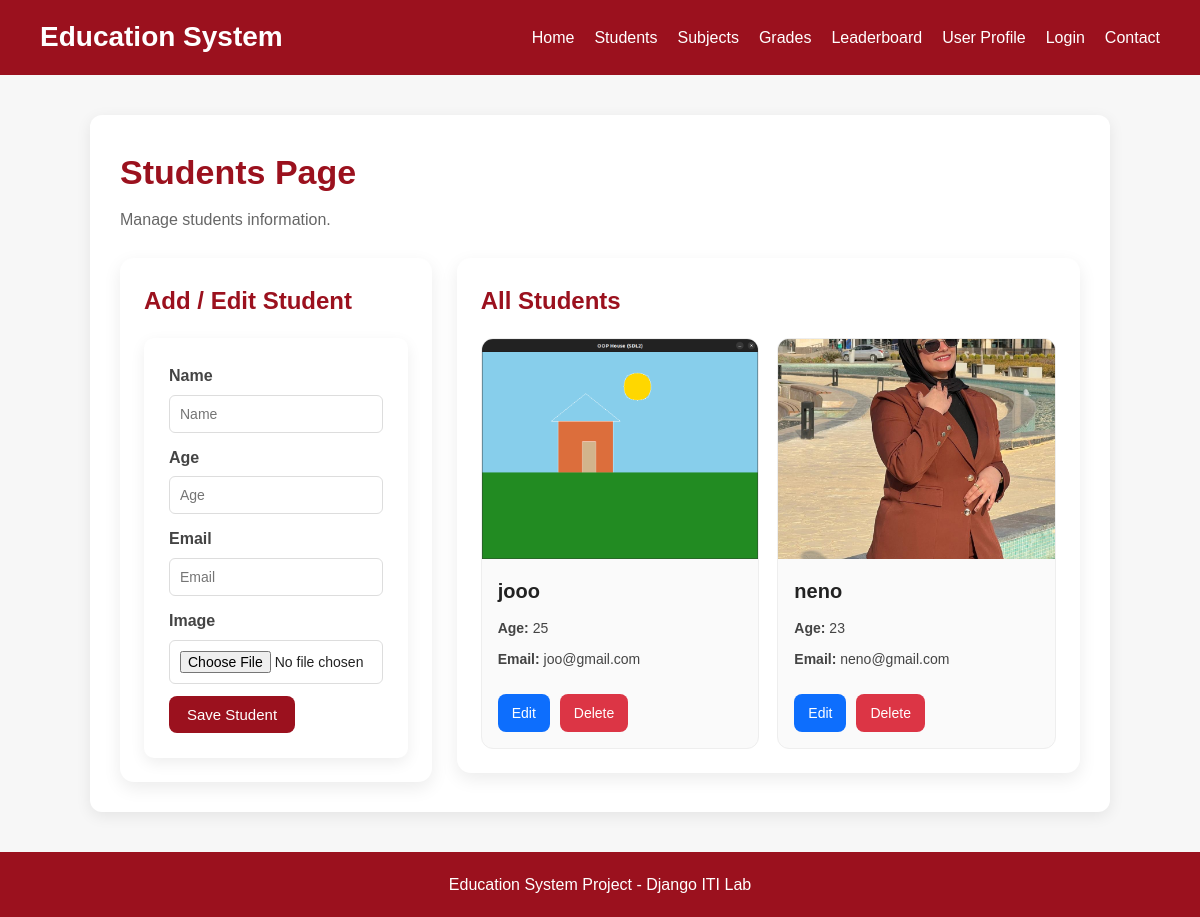
/students/, run on an earlier commit of the app's database.
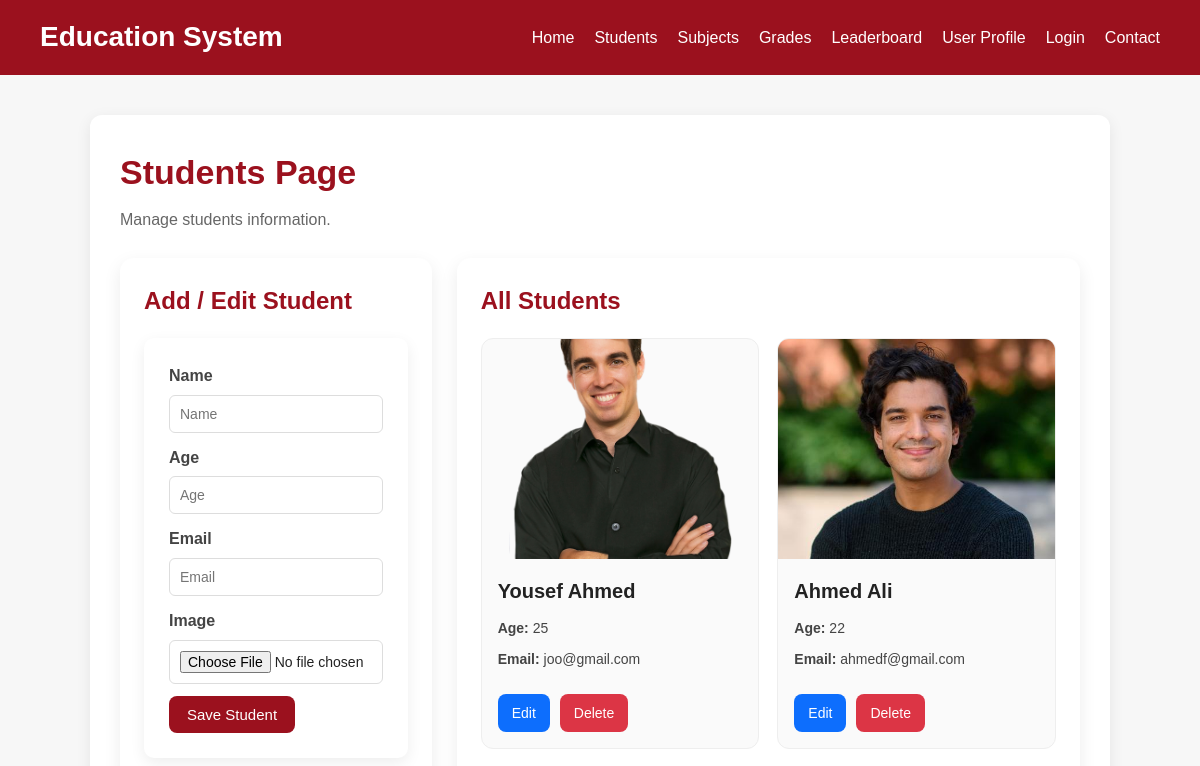
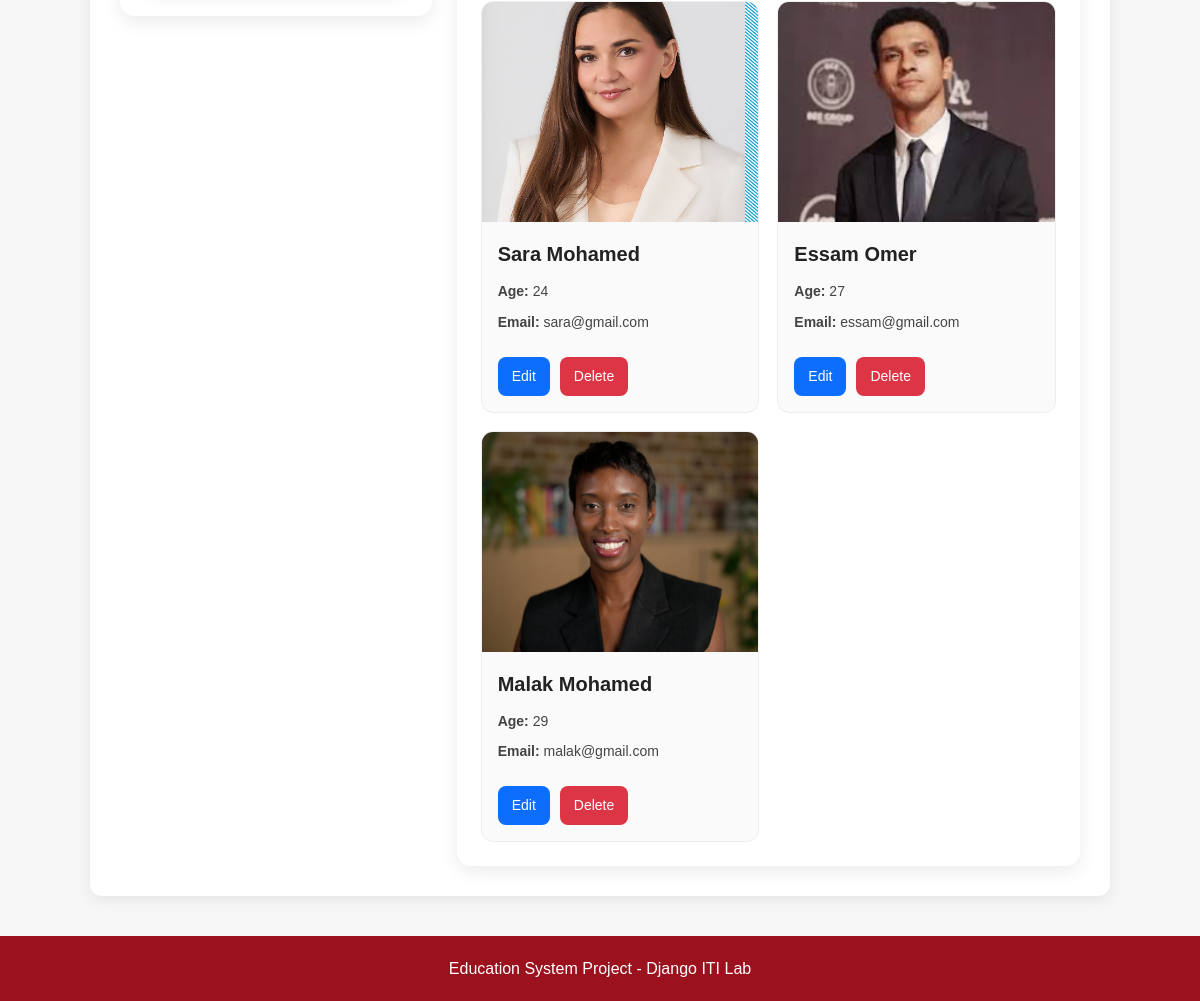
And on a later commit of the database (2 pictures, top to bottom).
### core/models.py (models this page shows, shortened)
class Student(models.Model):
    name = models.CharField(max_length=100)
    age = models.PositiveBigIntegerField(validators=[MinValueValidator(1), MaxValueValidator(120)])
    email = models.EmailField()
    image = models.ImageField(upload_to='students/')
    slug = models.SlugField( unique=True, blank=True, null=True)

### core/views.py (the view)
# urls.py: path('students/', views.students_page, name='students'),
def students_page(request):
    if request.method == 'POST':
        form = StudentForm(request.POST, request.FILES)
        if form.is_valid():
            form.save()
            return redirect('students')
    else:
        form = StudentForm()
    students = Student.objects.all()
    return render(request, 'student.html', {'form': form, 'students': students})

### core/forms.py
class StudentForm(forms.ModelForm):
    class Meta:
        model = Student
        fields = ['name', 'age', 'email', 'image']

### core/templates/student.html (shortened to what this page needs)
{% extends 'base.html' %}
{% load bootstrap4 %}
{% block content %}
<div class="page-header">
    <h1>Students Page</h1>
    <p>Manage students information.</p>
</div>
<div class="student-layout">
    <div class="student-form-card">
        <h2>Add / Edit Student</h2>
        <form method="POST" enctype="multipart/form-data">
            {% bootstrap_form form %}
            <button type="submit" class="main-btn">Save Student</button>
        </form>
    </div>
    <div class="student-list-card">
        <h2>All Students</h2>
        {% if students %}
            <div class="students-grid">
                {% for student in students %}
                    <div class="student-card">
                        {% if student.image %}
                            <img src="{{ student.image.url }}" alt="{{ student.name }}">
                        {% else %}
                            <div class="student-placeholder">No Image</div>
                        {% endif %}
                        <div class="student-info">
                            <h3>{{ student.name }}</h3>
                            <p><strong>Age:</strong> {{ student.age }}</p>
                            <p><strong>Email:</strong> {{ student.email }}</p>
                        </div>
                        <div class="student-actions">
                            <a href="{% url 'edit_student' student.slug %}" class="edit-btn">Edit</a>
                            <a href="{% url 'delete_student' student.slug %}" class="delete-btn">Delete</a>
                        </div>
                    </div>
                {% endfor %}
            </div>
        {% else %}
            <p>No students found.</p>
        {% endif %}
    </div>
</div>
{% endblock %}

### templates/base.html (shortened to what this page needs)
{% load static %}
<!DOCTYPE html>
<html lang="en">
<head>
    <link rel="stylesheet" href="{% static 'css/style.css' %}">
</head>
<body>
    <nav class="navbar">
        <div class="logo">
            <a href="{% url 'home' %}">Education System</a>
        </div>
        <ul class="nav-links">
            <li><a href="{% url 'home' %}">Home</a></li>
            <li><a href="{% url 'students' %}">Students</a></li>
            <li><a href="{% url 'subjects' %}">Subjects</a></li>
            <li><a href="{% url 'grades' %}">Grades</a></li>
            <li><a href="{% url 'leaderboard' %}">Leaderboard</a></li>
            <li><a href="{% url 'profile' %}">User Profile</a></li>
            {% if user.is_authenticated %}
            <li>
            <form method="POST" action="{% url 'logout' %}">
                {% csrf_token %}
                <button type="submit" class="logout-btn">Logout</button>
            </form>
            </li>
            {% else %}
            <li><a href="{% url 'login' %}">Login</a></li>
            {% endif %}
            <li><a href="{% url 'contact' %}">Contact</a></li>
        </ul>
    </nav>
    <div class="container">
        <div class="content-card">
            {% block content %}
            {% endblock %}
        </div>
    </div>
    <footer class="footer">
        <p>Education System Project - Django ITI Lab</p>
    </footer>
</body>
</html>

### static/css/style.css (style rules this page uses)
* { margin:0; padding:0; box-sizing:border-box; }
body { font-family: Arial, sans-serif; background-color:#f7f7f7; color:#222; line-height:1.6; }
.container { width:85%; margin:40px auto; }
.content-card { background:white; padding:30px; border-radius:12px; box-shadow:0 4px 15px rgba(0,0,0,0.08); }
.navbar { background-color:#9b111e; padding:15px 40px; display:flex; justify-content:space-between; align-items:center; flex-wrap:wrap; }
.logo a { color:white; font-size:28px; text-decoration:none; font-weight:bold; }
.nav-links { list-style:none; display:flex; gap:20px; flex-wrap:wrap; align-items:center; }
.nav-links li { list-style:none; }
.nav-links li a { color:white; text-decoration:none; font-size:16px; font-weight:500; transition:0.3s; }
.page-header { margin-bottom:25px; }
.page-header h1 { color:#9b111e; font-size:34px; margin-bottom:8px; }
.page-header p { color:#666; margin:0; }
form { background:white; padding:25px; border-radius:10px; box-shadow:0 5px 15px rgba(0,0,0,0.07); }
form label { display:block; margin-bottom:6px; font-weight:bold; color:#444; }
form input, form select, form textarea { width:100%; padding:10px; border:1px solid #ddd; border-radius:6px; margin-bottom:12px; font-size:14px; }
button, .main-btn { background:#9b111e; color:white; border:none; padding:10px 16px; border-radius:8px; cursor:pointer; text-decoration:none; display:inline-block; transition:0.3s; }
.edit-btn { background:#0d6efd; color:white; padding:7px 12px; border-radius:8px; text-decoration:none; display:inline-block; transition:0.3s; }
.delete-btn { background:#dc3545; color:white; padding:7px 12px; border-radius:8px; text-decoration:none; display:inline-block; transition:0.3s; }
.footer { background:#9b111e; color:white; text-align:center; padding:20px; margin-top:40px; }
.nav-links { list-style:none; display:flex; gap:20px; align-items:center; }
.nav-links li { list-style:none; display:flex; align-items:center; }

### core/templates/student.html (style rules this page uses)
.page-header { margin-bottom: 25px; }
.page-header h1 { color: #9b111e; margin-bottom: 8px; font-size: 34px; }
.page-header p { color: #666; margin: 0; }
.student-layout { display: grid; grid-template-columns: 1fr 2fr; gap: 25px; align-items: start; }
.student-form-card, .student-list-card { background: #fff; border-radius: 14px; padding: 24px; box-shadow: 0 6px 18px rgba(0,0,0,0.08); }
.student-form-card h2, .student-list-card h2 { color: #9b111e; margin-bottom: 18px; font-size: 24px; }
.main-btn { background: #9b111e; color: white; border: none; padding: 10px 18px; border-radius: 8px; cursor: pointer; font-size: 15px; }
.students-grid { display: grid; grid-template-columns: repeat(auto-fit, minmax(230px, 1fr)); gap: 18px; }
.student-card { border: 1px solid #eee; border-radius: 12px; overflow: hidden; background: #fafafa; transition: 0.3s; }
.student-card img { width: 100%; height: 220px; object-fit: cover; display: block; }
.student-info { padding: 16px; }
.student-info h3 { margin-bottom: 10px; color: #222; font-size: 20px; }
.student-info p { margin-bottom: 8px; color: #444; font-size: 14px; }
.student-actions { display: flex; gap: 10px; padding: 0 16px 16px; }
.edit-btn, .delete-btn { text-decoration: none; padding: 8px 14px; border-radius: 8px; font-size: 14px; color: white; }
.edit-btn { background: #0d6efd; }
.delete-btn { background: #dc3545; }

What changed in the data, as far as the page shows it:
removed Student: image (picture), name "neno", age "23", email "neno@gmail.com"
changed Student "joo@gmail.com": image: a different picture; name "jooo" → "Yousef Ahmed"
added Student: image (picture), name "Ahmed Ali", age "22", email "ahmedf@gmail.com"
added Student: image (picture), name "Sara Mohamed", age "24", email "sara@gmail.com"
added Student: image (picture), name "Essam Omer", age "27", email "essam@gmail.com"
added Student: image (picture), name "Malak Mohamed", age "29", email "malak@gmail.com"
